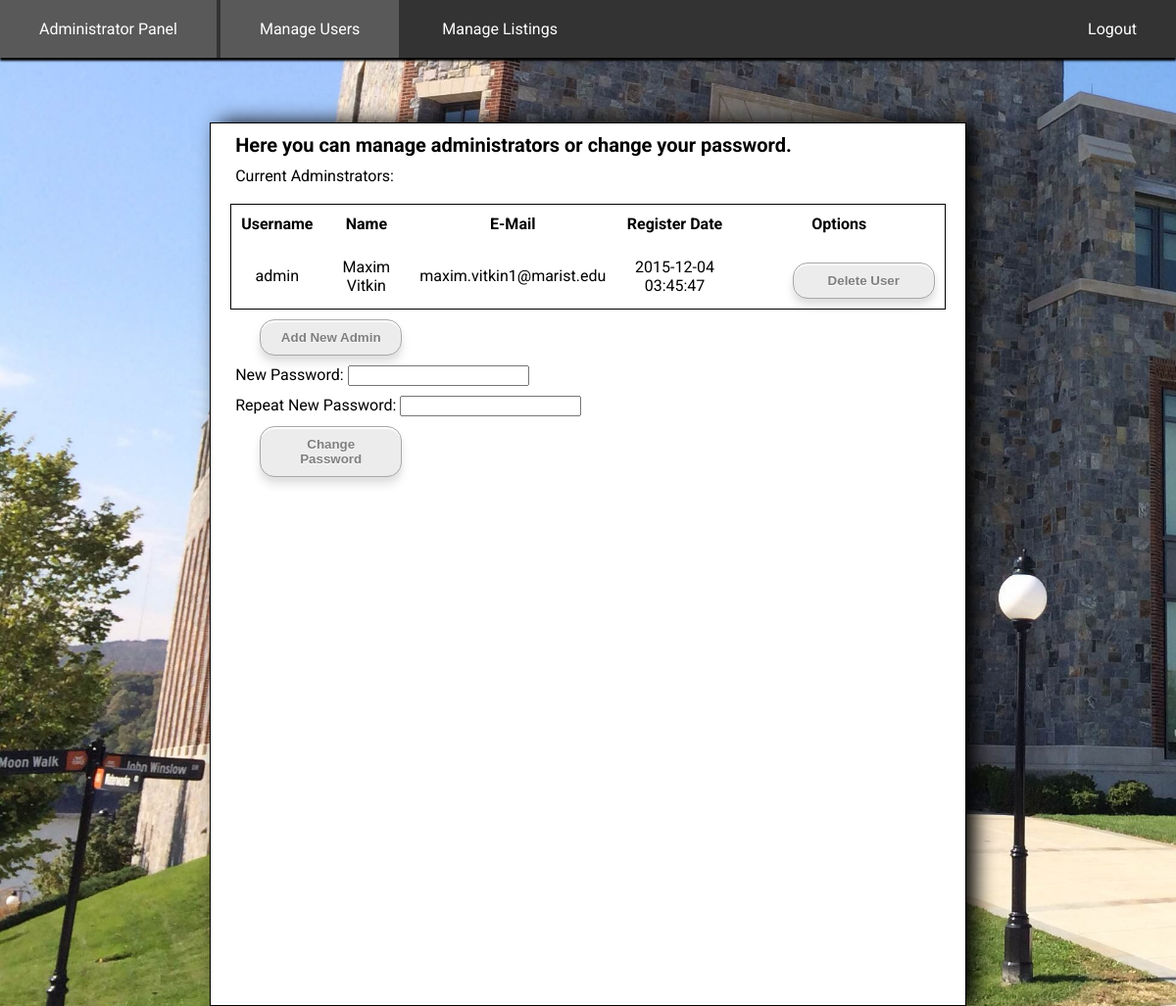
The page /manage_users.php (signed in) on the database its author committed.
### tables this page shows
CREATE TABLE IF NOT EXISTS users(
user_id INT UNSIGNED NOT NULL AUTO_INCREMENT,
username VARCHAR(40) UNIQUE NOT NULL,
first_name VARCHAR(20) NOT NULL,
last_name VARCHAR(40) NOT NULL,
email VARCHAR(60) NOT NULL,
pass CHAR(40) NOT NULL,
reg_date DATETIME NOT NULL,
PRIMARY KEY(user_id),
UNIQUE(email)
);

### includes/admin_tools.php (the view, shortened to what this page needs)
<?php
function show_users($dbc) {
    $query = 'SELECT user_id, username, first_name, last_name, email, reg_date FROM users ORDER BY reg_date DESC';
    $results = mysqli_query($dbc , $query);
    if( $results )
    {
        echo '<p> Current Adminstrators: </p>';
        echo '<br>';
        echo '<TABLE class="users">';
        echo '<TR>';
        echo '<TH>Username</TH>';
        echo '<TH>Name</TH>';
        echo '<TH>E-Mail</TH>';
        echo '<TH>Register Date</TH>';
        echo '<TH>Options</TH>';
        echo '</TR>';
        $num = 0;
        while ( $row = mysqli_fetch_array( $results , MYSQLI_ASSOC ) )
        {
            echo '<TR>' ;
            echo '<TD>' . $row['username'] . '</TD>';
            echo '<TD>' . $row['first_name'] . ' ' . $row['last_name'] . '</TD>' ;
            echo '<TD>' . $row['email'] . '</TD>' ;
            echo '<TD>' . $row['reg_date'] . '</TD>' ;
            echo '<TD>' . '<button onclick="return confirm(\'Are you sure you wish to delete this admin?\')" type="submit" name="delete' . $num . '">Delete User</button>' . '</TD>' ;
            echo '</TR>';
            $num++;
        }
        echo '</TABLE>';
    }
}
?>

### templates/sharedStyle.css (style rules this page uses)
html { height: 100%; background-image: url("../images/hancock2-2.jpg"); background-size: cover; background-repeat: no-repeat; background-attachment: fixed; position: relative; font-family: 'Roboto', sans-serif; }
body { height: 100%; }
button { width:125px; padding:5px; }
#mainForm h1, p, h3 { padding-top: 10px; padding-left: 25px; margin-top: 0px; margin-bottom: 0px; }
#mainForm table { margin-left: 20px; margin-right: 20px; display: block; }
#mainForm table, th, td { border-collapse: collapse; border: 1px solid; }
#mainForm #admin_login table, th, td { border-collapse: collapse; border: 0px solid; }
#mainForm th, td { padding: 10px; }
button { background: #ECECEC; border-radius: 15px; padding: 10px 20px; display: inline-block; font-family: arial; font-weight: bold; color:#7f7f7f; text-decoration: none; text-shadow:0px 1px 0px #fff; border:1px solid #a7a7a7; width: 145px; margin:0px auto; margin-top:10px; margin-left: 50px; box-shadow: 0px 2px 1px white inset, 0px -2px 8px white, 0px 2px 5px rgba(0, 0, 0, 0.1), 0px 8px 10px rgba(0, 0, 0, 0.1); -webkit-transition:box-shadow 0.5s; }

### rows shown on the page
users: username "admin", first_name "Maxim", last_name "Vitkin", email "maxim.vitkin1@marist.edu", reg_date "2015-12-04 03:45:47"
